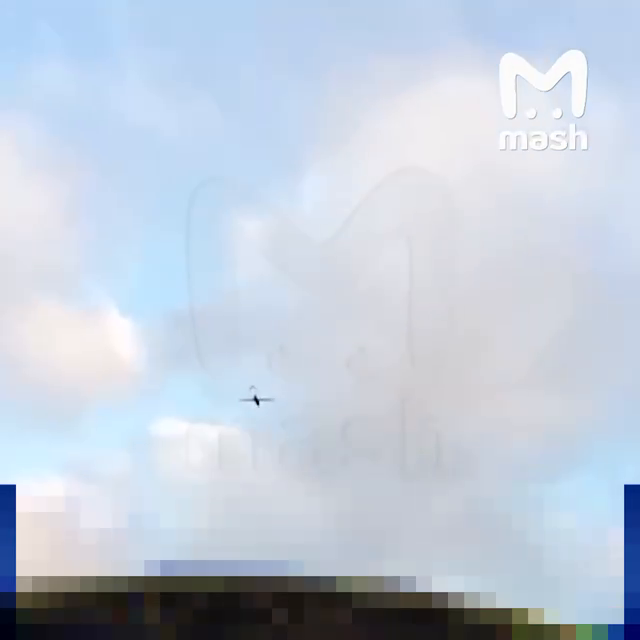
#> input picture frame 80 of Demo1/Video.mp4, 640 x 640 px
$ python show.py
#> lines starting #> are read from the running program, lines starting #| are printed output that depends on the picture
import cv2
import os
import xml.etree.ElementTree as ET


DEMO_NUMBER = 2

# === Параметры ===
VIDEO_PATH = f'./Demo{DEMO_NUMBER}/Video.mp4'
ANNOTATION_DIR = f'./Demo{DEMO_NUMBER}/Annotations/'  # Папка, где лежат XML файлы
RESIZE_TO = (640, 360)  # Ширина, Высота
CLASSES = ['drone', 'bird', 'plane']  # Пример классов

# === Функция для парсинга XML ===
def parse_voc(xml_path, scale_x, scale_y):
    boxes = []
    if not os.path.exists(xml_path):
        raise Exception(xml_path)

    root = ET.parse(xml_path).getroot()
    for obj in root.findall('object'):
        class_name = obj.find('name').text
        bndbox = obj.find('bndbox')
        xmin = int(float(bndbox.find('xmin').text) * scale_x)
        ymin = int(float(bndbox.find('ymin').text) * scale_y)
        xmax = int(float(bndbox.find('xmax').text) * scale_x)
        ymax = int(float(bndbox.find('ymax').text) * scale_y)
        boxes.append((class_name, [xmin, ymin, xmax, ymax]))
    return boxes

# === Загрузка видео ===
cap = cv2.VideoCapture(VIDEO_PATH)
orig_width = int(cap.get(cv2.CAP_PROP_FRAME_WIDTH))
orig_height = int(cap.get(cv2.CAP_PROP_FRAME_HEIGHT))
scale_x = RESIZE_TO[0] / orig_width
scale_y = RESIZE_TO[1] / orig_height

frame_idx = 0
while True:
    ret, frame = cap.read()
#> frame is the input picture: shape (640, 640, 3); mean B, G, R 217.1, 202.8, 192.3
    if not ret:
        break

    frame = cv2.resize(frame, RESIZE_TO)
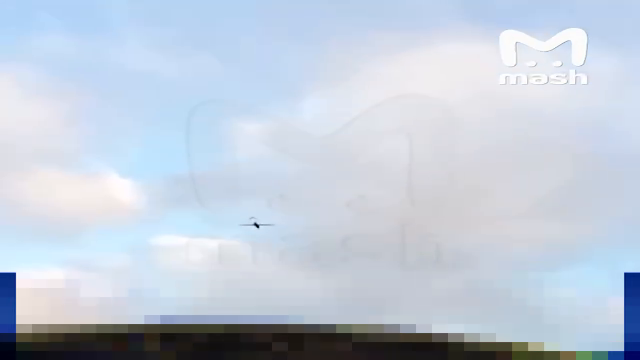
#> frame: shape (360, 640, 3); mean B, G, R 217.1, 202.8, 192.3

    # Путь до XML-файла, соответствующего текущему фрейму
    annotation_path = os.path.join(ANNOTATION_DIR, f"frame_{frame_idx:06d}.xml")  # 000001.xml

    boxes = parse_voc(annotation_path, scale_x, scale_y)
#> (the run stopped early here; a loop or call above may not have finished)

$ run again, starting later in the video
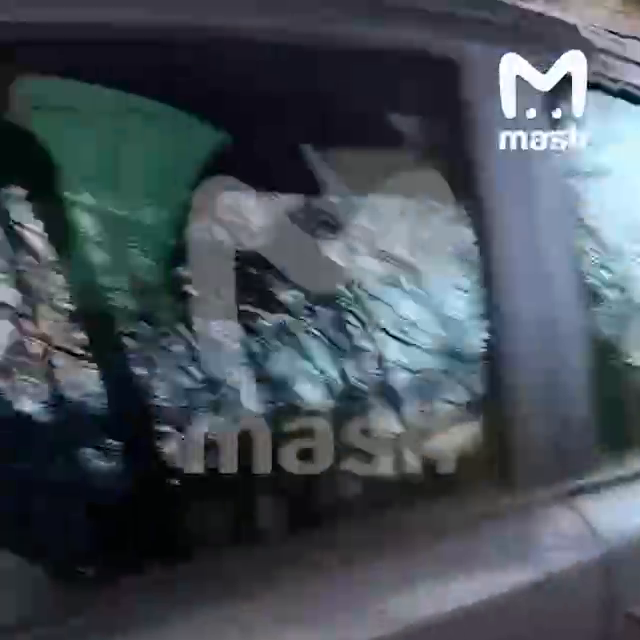
#> input picture frame 360 of Demo1/Video.mp4, 640 x 640 px
#> frame is the input picture: shape (640, 640, 3); mean B, G, R 86.4, 78.4, 69.9
#> `frame = cv2.resize(frame, RESIZE_TO)`:
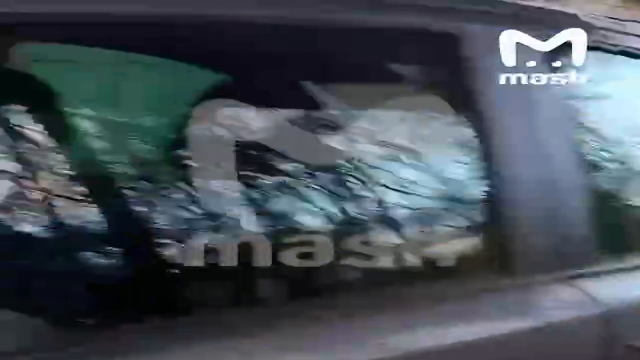
#> frame: shape (360, 640, 3); mean B, G, R 86.3, 78.4, 69.9

$ run again, starting later in the video
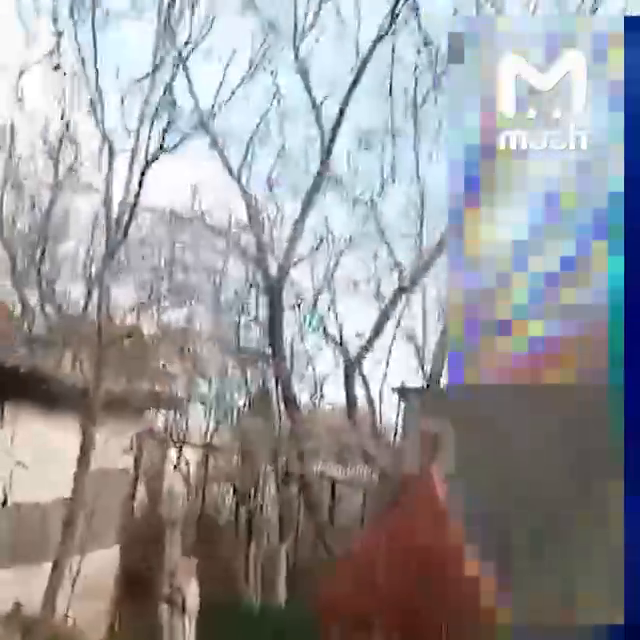
#> input picture frame 640 of Demo1/Video.mp4, 640 x 640 px
#> frame is the input picture: shape (640, 640, 3); mean B, G, R 155.1, 151.9, 152.3
#> `frame = cv2.resize(frame, RESIZE_TO)`:
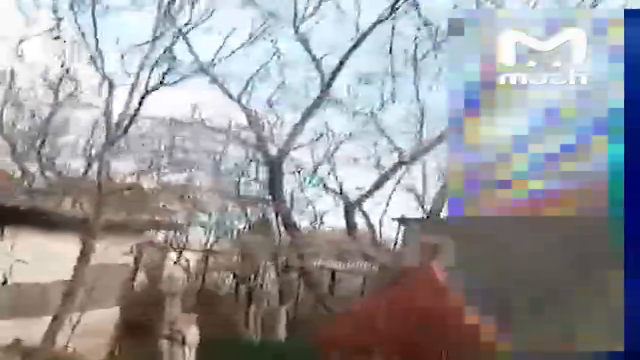
#> frame: shape (360, 640, 3); mean B, G, R 155, 151.9, 152.2
